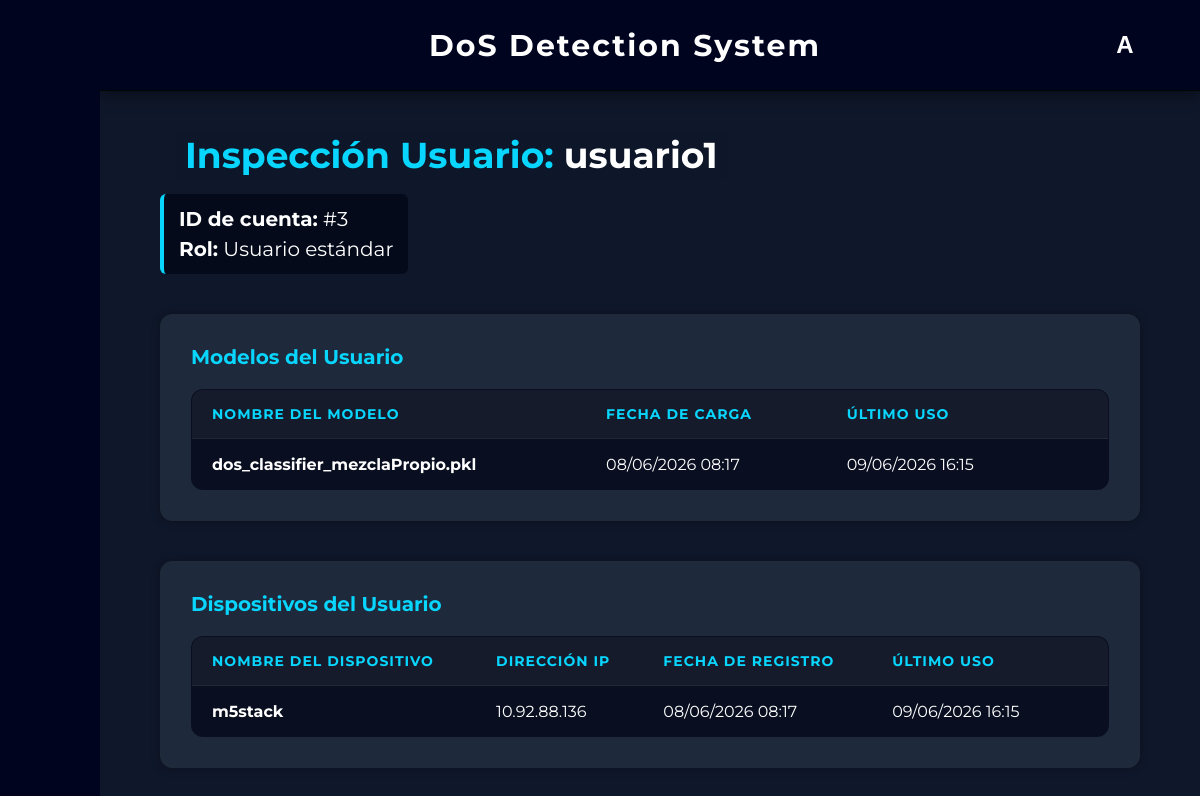
The page /admin/usuarios/ver/3 (signed in) on the database as committed earlier.
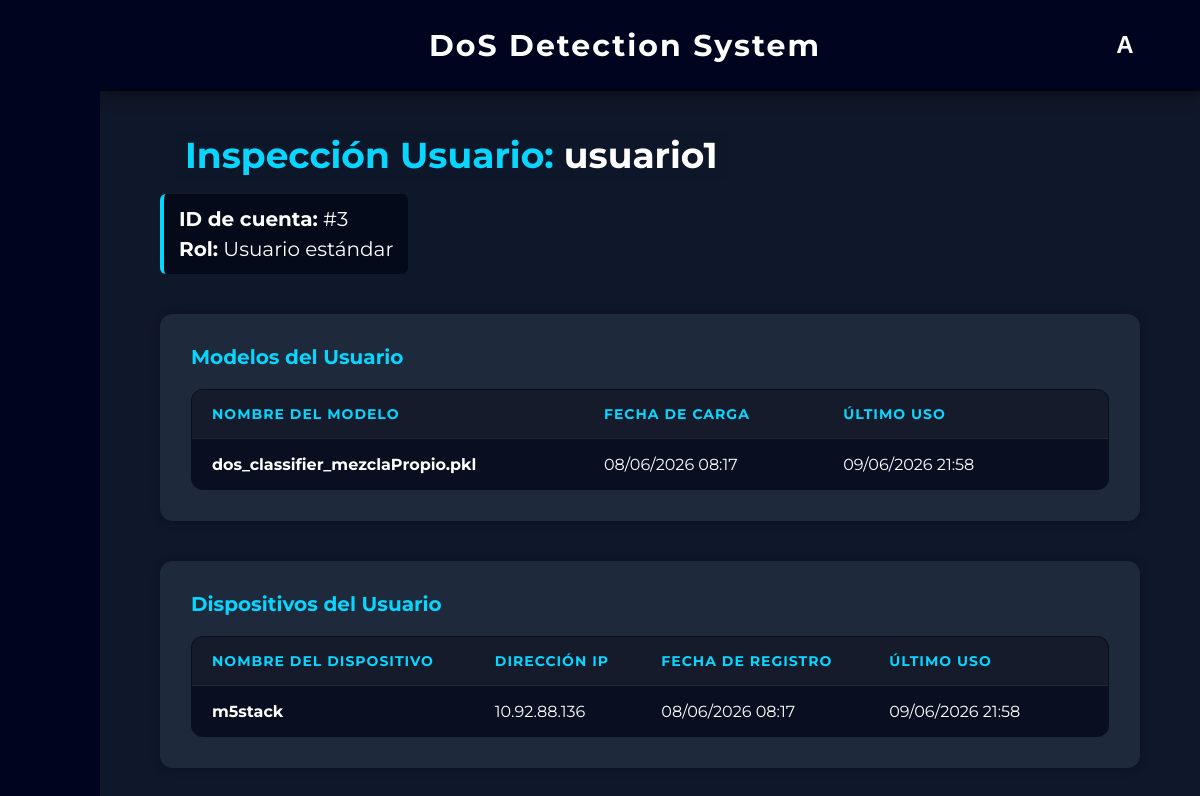
The same page on the database as committed later.
### app/models.py (models this page shows)
class Modelo(db.Model):
    __tablename__ = 'modelos'
    id = db.Column(db.Integer, primary_key=True)
    nombre = db.Column(db.String(150), nullable=False)
    ruta_archivo = db.Column(db.String(255), nullable=False)
    usuario_id = db.Column(db.Integer, db.ForeignKey('usuarios.id'), nullable=False)
    fecha_subida = db.Column(db.DateTime, default=datetime.now(pytz.timezone('Europe/Madrid')))
    fecha_ultimo_uso = db.Column(db.DateTime, default=datetime.now(pytz.timezone('Europe/Madrid')))
    usuario = db.relationship('User', backref=db.backref('modelos', cascade="all, delete-orphan", lazy=True))

class Dispositivo(db.Model):
    __tablename__ = 'dispositivos'
    id = db.Column(db.Integer, primary_key=True)
    nombre = db.Column(db.String(150), nullable=False)
    ip = db.Column(db.String(50), nullable=False)
    usuario_id = db.Column(db.Integer, db.ForeignKey('usuarios.id'), nullable=False)
    fecha_registro = db.Column(db.DateTime, default=datetime.now(pytz.timezone('Europe/Madrid')))
    fecha_ultimo_uso = db.Column(db.DateTime, default=datetime.now(pytz.timezone('Europe/Madrid')))
    usuario = db.relationship('User', backref=db.backref('dispositivos', cascade="all, delete-orphan", lazy=True))

### app/routes/pages/admin.py (the view)
@admin_bp.route("/admin/usuarios/ver/<int:user_id>")
@admin_required
def ver_detalles(user_id):
    usuario = User.query.get_or_404(user_id)
    return render_template("admin_ver_usuario.html", usuario=usuario)

### app/routes/pages/admin.py (called while the page is built)
def admin_required(f):
    @wraps(f)
    def decorated_function(*args, **kwargs):
        if not session.get('is_admin'):
            flash("Acceso denegado. Se requieren permisos de administrador.", "error")
            return redirect(url_for('dashboard.dashboard'))
        return f(*args, **kwargs)
    return decorated_function

### app/templates/admin_ver_usuario.html (shortened to what the changed rows need)
{% extends "base.html" %}
{% block content %}
<div style="padding: 40px 60px; max-width: 1200px; margin: 0 auto;">
    <div style="margin-bottom: 40px;">
        <div style="display: flex; align-items: center; gap: 15px;">
            <h2 style="color: #08d6fe; background-color: #0f172ad3; margin: 0; font-size: 36px; padding: 2px 10px; border-radius: 6px;">
                Inspección Usuario: <span style="color: white;">{{ usuario.username }}</span>
            </h2>
        </div>
    </div>
    <div class="card" style="padding: 30px; margin-bottom: 40px;">
        <table class="glass-table">
            <thead>
                <tr>
                    <th>Nombre del Modelo</th>
                    <th>Fecha de Carga</th>
                    <th>Último Uso</th>
                    <th style="text-align: center;"> </th>
                </tr>
            </thead>
            <tbody>
                {% for modelo in usuario.modelos %}
                <tr>
                    <td style="font-weight: bold; color: white;">{{ modelo.nombre }}</td>
                    <td>{{ modelo.fecha_subida.strftime('%d/%m/%Y %H:%M') if modelo.fecha_subida else '---' }}</td>
                    <td>{{ modelo.fecha_ultimo_uso.strftime('%d/%m/%Y %H:%M') if modelo.fecha_ultimo_uso else '---' }}</td>
                    <td style="text-align: center;">
                        <form action="{{ url_for('admin.delete_model_admin', model_id=modelo.id) }}" method="POST"
                              onsubmit="confirmAction(event, this, '¿Eliminar este modelo del inventario del usuario? Esta acción es irreversible.');">
                            <button type="submit" class="delete-btn" title="Forzar eliminación de modelo">
                            </button>
                        </form>
                    </td>
                </tr>
                {% else %}
                <tr>
                    <td colspan="4" style="text-align: center; padding: 20px; opacity: 0.6;">Este usuario no ha subido ningún modelo.</td>
                </tr>
                {% endfor %}
            </tbody>
        </table>
    </div>
    <div class="card" style="padding: 30px;">
        <table class="glass-table">
            <thead>
                <tr>
                    <th>Nombre del Dispositivo</th>
                    <th>Dirección IP</th>
                    <th>Fecha de Registro</th>
                    <th>Último Uso</th>
                    <th style="text-align: center;"> </th>
                </tr>
            </thead>
            <tbody>
                {% for dispositivo in usuario.dispositivos %}
                <tr>
                    <td style="font-weight: bold; color: white;">{{ dispositivo.nombre }}</td>
                    <td style="color: white;">{{ dispositivo.ip }}</td>
                    <td>{{ dispositivo.fecha_registro.strftime('%d/%m/%Y %H:%M') if dispositivo.fecha_registro else '---' }}</td>
                    <td>{{ dispositivo.fecha_ultimo_uso.strftime('%d/%m/%Y %H:%M') if dispositivo.fecha_ultimo_uso else '---' }}</td>
                    <td style="text-align: center;">
                        <form action="{{ url_for('admin.delete_device_admin', device_id=dispositivo.id) }}" method="POST"
                              onsubmit="confirmAction(event, this, '¿Desvincular este dispositivo de la cuenta del usuario?');">
                            <button type="submit" class="delete-btn" title="Forzar eliminación de dispositivo">
                            </button>
                        </form>
                    </td>
                </tr>
                {% else %}
                <tr>
                    <td colspan="5" style="text-align: center; padding: 20px; opacity: 0.6;">Este usuario no tiene ningún dispositivo M5Stack registrado.</td>
                </tr>
                {% endfor %}
            </tbody>
        </table>
    </div>
</div>
{% endblock %}

Rows that differ between the two databases and show on the page:
changed Modelo "dos_classifier_mezclaPropio.pkl": fecha_ultimo_uso "09/06/2026 16:15" → "09/06/2026 21:58"
changed Dispositivo "m5stack": fecha_ultimo_uso "09/06/2026 16:15" → "09/06/2026 21:58"
